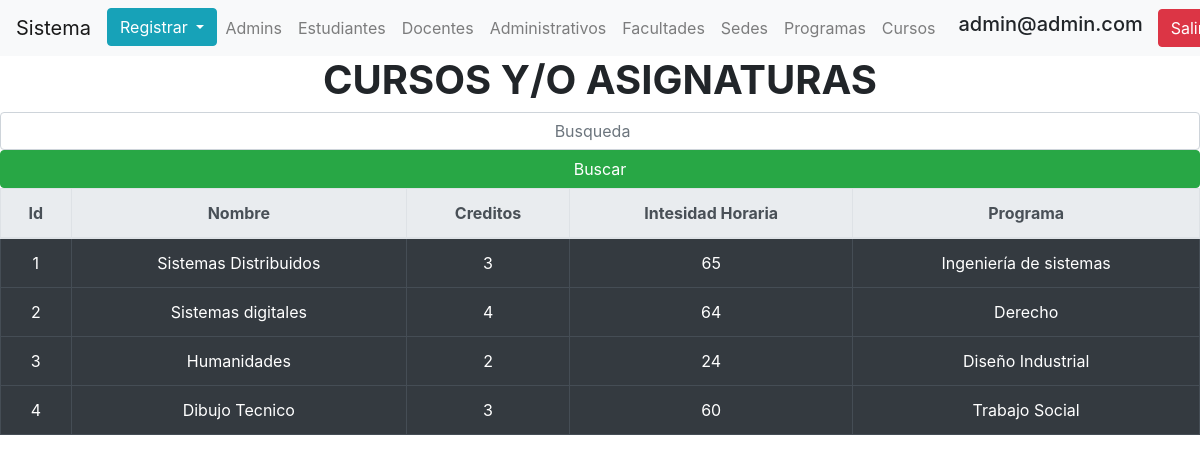
The app's page /index.php?page=cursos (signed in) with its own data.
### tables this page shows
CREATE TABLE `curso` (
  `Id_curso` int(11) NOT NULL,
  `Nombre` varchar(50) NOT NULL,
  `Num_Credito` varchar(10) NOT NULL,
  `Int_Horaria` varchar(5) NOT NULL,
  `Id_programa` int(10) NOT NULL
);

CREATE TABLE `programa` (
  `Id_Programa` int(11) NOT NULL,
  `Nombre_p` varchar(50) NOT NULL,
  `Num_semestre` varchar(10) NOT NULL,
  `Modalidad` varchar(50) NOT NULL,
  `Id_Faculta` int(11) NOT NULL,
  `Precio` varchar(20) NOT NULL
);

### Listado/Listado_cursos.php (the view, shortened to what this page needs)
<table class="table  table-bordered table-dark table-hover "  >
  <thead class="thead-light">
      <tr>
      <b> <th scope="col">Id</th>
        <th scope="col" >Nombre</th>
        <th scope="col" >Creditos</th>
        <th colspan="col" >Intesidad Horaria</th>
        <th colspan="col" >Programa</th>
      </tr>
  </thead>
      <h1 class="text-center">CURSOS Y/O ASIGNATURAS</h1> </b>
      <form class="form-inline my-2 my-lg-0" method="post" action="index.php?page=cursos">
     <center> <input class="form-control mr-sm-2" type="search" placeholder="Busqueda" aria-label="Search" name="query" id="query" style="text-align:center">
        <button class="btn btn-success w-100" type="submit">Buscar</button>
    </form>
      <?php
        require ('src/conexion.php');
          if(isset($_POST['query'])){
            $query = "SELECT * FROM curso WHERE Email LIKE '%".$_POST['query']."%' OR contraseña LIKE '%".$_POST['query']."%' OR id_administrador LIKE '%".$_POST['query']."%' OR R_admin LIKE '%".$_POST['query']."%'" ;
          } else {
            $query = "SELECT * FROM curso";
          }
          $resultado = $miconexion->query($query);
          while ($datos = $resultado->fetch_assoc()) {
          ?>
            <tr>
                <td ><?php echo $datos['Id_curso']; ?> </td>
                <td> <?php echo $datos['Nombre']; ?></td>
                <td ><?php echo $datos['Num_Credito']; ?> </td>
                <td> <?php echo $datos['Int_Horaria']; ?></td>
                <td>
                <?php
                 $sql=$miconexion->query("SELECT * FROM programa WHERE Id_Programa='".$datos['Id_curso']."'");
                 while($fila=$sql->fetch_array()){
                   echo  "".$fila['Nombre_p']." </b> ";
                 }
                ?>
                </td>
              </tr>
            <?php
            }
            ?>
  </table>

### Listado/Listado_cursos.php (style rules this page uses)
td, th { border: solid 3px; text-align: center; }

### records on screen
curso: Id_curso "1", Nombre "Sistemas Distribuidos", Num_Credito "3", Int_Horaria "65"
programa: Nombre_p "Ingeniería de sistemas"
curso: Id_curso "2", Nombre "Sistemas digitales", Num_Credito "4", Int_Horaria "64"
programa: Nombre_p "Derecho"
curso: Id_curso "3", Nombre "Humanidades", Num_Credito "2", Int_Horaria "24"
programa: Nombre_p "Diseño Industrial"
curso: Id_curso "4", Nombre "Dibujo Tecnico", Num_Credito "3", Int_Horaria "60"
programa: Nombre_p "Trabajo Social"

### other values on screen
$_SESSION["auth"] "admin@admin.com"
